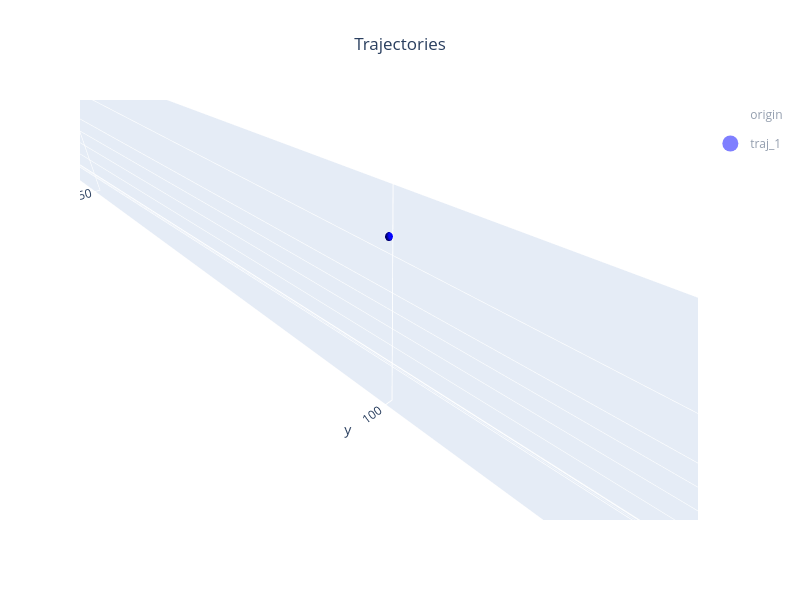

The code cell stored with this chart in its notebook:
### Markdown cell above
## Simulator + MITM hijack

### Code cell
simulator = Simulator(visualizer=gaz, verbose=1)
simulator.add_vehicle(vehicle, parm=str(PARAMS_PATH / "vehicle.parm"))

# No GCS intervention here — the attacker does the redirection.
# `simulator.mitm` is keyed by sysid, so this targets only this vehicle —
# other vehicles sharing this GCS (if any) would be unaffected.
simulator.mitm[sysid] = {
    "strategy": "hijack",
    "params": {
        "trigger_seq": 3,
        "target_lat": hijack_target.lat,
        "target_lon": hijack_target.lon,
        "target_alt": cruise_alt,
    },
}

simulator.show()

### Figure 1 — Plotly figure (JSON) as saved in the notebook; plotly's stock layout.template omitted (floating-point values rounded to 4 significant figures; data arrays with more than 128 entries replaced by an {"elided": "..."} marker saying what was removed)
{"data": [{"color": "white", "flatshading": false, "i": {"elided": "468 int values"}, "j": {"elided": "468 int values"}, "k": {"elided": "468 int values"}, "legendgroup": "origin", "lighting": {"ambient": 0.35, "diffuse": 0.8, "roughness": 0.9, "specular": 0.2}, "lightposition": {"x": 200, "y": 200, "z": 100}, "name": "origin", "opacity": 0.95, "showlegend": false, "type": "mesh3d", "x": {"elided": "252 float values"}, "y": {"elided": "252 float values"}, "z": {"elided": "252 float values"}}, {"color": "blue", "flatshading": false, "i": {"elided": "468 int values"}, "j": {"elided": "468 int values"}, "k": {"elided": "468 int values"}, "legendgroup": "traj_1", "lighting": {"ambient": 0.35, "diffuse": 0.8, "roughness": 0.9, "specular": 0.2}, "lightposition": {"x": 200, "y": 200, "z": 100}, "name": "traj_1", "opacity": 0.95, "showlegend": false, "type": "mesh3d", "x": {"elided": "252 float values"}, "y": {"elided": "252 float values"}, "z": {"elided": "252 float values"}}, {"color": "blue", "flatshading": false, "i": {"elided": "468 int values"}, "j": {"elided": "468 int values"}, "k": {"elided": "468 int values"}, "legendgroup": "traj_1", "lighting": {"ambient": 0.35, "diffuse": 0.8, "roughness": 0.9, "specular": 0.2}, "lightposition": {"x": 200, "y": 200, "z": 100}, "name": "traj_1", "opacity": 0.95, "showlegend": false, "type": "mesh3d", "x": {"elided": "252 float values"}, "y": {"elided": "252 float values"}, "z": {"elided": "252 float values"}}, {"color": "blue", "flatshading": false, "i": {"elided": "468 int values"}, "j": {"elided": "468 int values"}, "k": {"elided": "468 int values"}, "legendgroup": "traj_1", "lighting": {"ambient": 0.35, "diffuse": 0.8, "roughness": 0.9, "specular": 0.2}, "lightposition": {"x": 200, "y": 200, "z": 100}, "name": "traj_1", "opacity": 0.95, "showlegend": false, "type": "mesh3d", "x": {"elided": "252 float values"}, "y": {"elided": "252 float values"}, "z": {"elided": "252 float values"}}, {"hoverinfo": "skip", "legendgroup": "origin", "marker": {"color": "white", "opacity": 1, "size": 18, "symbol": "circle"}, "mode": "markers", "name": "origin", "showlegend": true, "type": "scatter3d", "visible": "legendonly", "x": [0], "y": [0], "z": [0]}, {"hoverinfo": "skip", "legendgroup": "traj_1", "marker": {"color": "blue", "opacity": 1, "size": 18, "symbol": "circle"}, "mode": "markers", "name": "traj_1", "showlegend": true, "type": "scatter3d", "visible": "legendonly", "x": [0], "y": [0], "z": [0]}], "layout": {"height": 600, "legend": {"groupclick": "togglegroup"}, "scene": {"aspectmode": "data", "xaxis": {"range": [-0.28, 0.28], "title": {"text": "x"}}, "yaxis": {"range": [-40.28, 240.3], "title": {"text": "y"}}, "zaxis": {"range": [0, 12.28], "title": {"text": "z"}}}, "showlegend": true, "title": {"text": "Trajectories", "x": 0.5, "xanchor": "center"}, "width": 800}}
